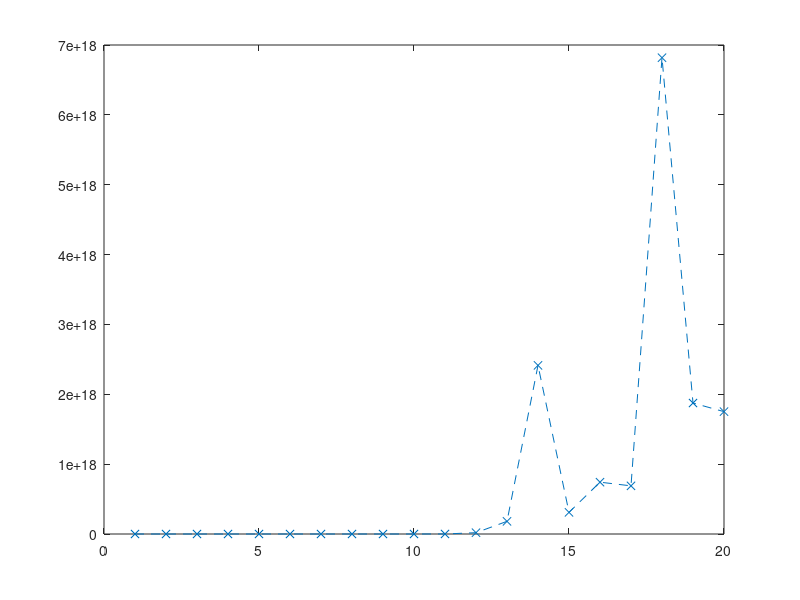

MATLAB code for this plot:
% Risolviamo il sistema A1 x = b
A1 = [1 1; 1000 1001];
b = [2; 2001];
x1 = A1\b;

% Perturbiamo il primo coefficiente di A1
A2 = A1;
A2(1,1) = A2(1,1) + 0.01;
x2 = A2\b;

% Valutiamo quanto si discostano tra loro le due soluzioni
norm(x1 - x2);

% Calcoliamo l'indice di condizionamento di N sistemi che abbiano come
% matrice dei coefficienti la matrice di Hilbert
N = 20;
K = [];
for order = 1:N
    A = hilb(order);
    K(order) = norm(A)*norm(inv(A));
end
plot(K, 'x--');


